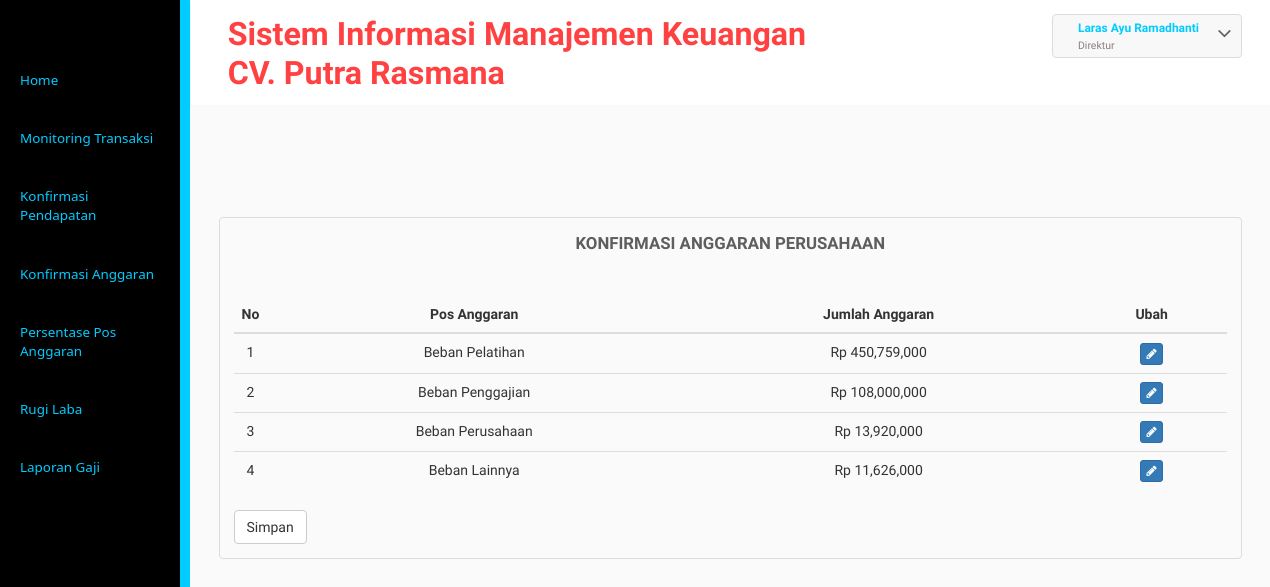
The page /direktur/kanggaranbiaya.php (signed in) on the database its author committed.
### tables this page shows
CREATE TABLE `pengguna` (
  `id_pengguna` varchar(25) NOT NULL,
  `username` varchar(55) NOT NULL,
  `password` text NOT NULL,
  `email` varchar(55) NOT NULL,
  `level` varchar(25) NOT NULL,
  `id_pegawai` varchar(25) NOT NULL
);

CREATE TABLE `pegawai` (
  `id_pegawai` varchar(25) NOT NULL,
  `nama` varchar(56) NOT NULL,
  `jabatan` varchar(30) NOT NULL
);

CREATE TABLE `detailanggaran` (
  `kd_anggaranperusahaan` varchar(25) NOT NULL,
  `kd_jenisanggaran` varchar(25) NOT NULL,
  `jumlahanggaranperusahaan` int(11) NOT NULL
);

CREATE TABLE `jenisanggaran` (
  `kd_jenisanggaran` varchar(25) NOT NULL,
  `jenisanggaran` varchar(50) NOT NULL,
  `jumlahanggaran` int(11) NOT NULL
);

### direktur/kanggaranbiaya.php (the view, shortened to what this page needs)
<?php
include("libfunc.php");
include("../libfunc.php");
$link=koneksidb();
if(($_SESSION['logadm']==true) && ($_SESSION['useradm']!="")){
  headmin();
?>
    <div class="inner-block">
      <div class="table-agile-info">
  <div class="panel panel-default">
  <?php
    $sql4="SELECT * FROM anggaranperusahaan WHERE kd_anggaranperusahaan LIKE '%2018%'";
    $res4=mysqli_query($link,$sql4);
    $hass=mysqli_num_rows($res4);
    if($hass>0){
   ?>
    <div class="chit-chat-heading">
      Konfirmasi Anggaran Perusahaan
    </div>
    <div class="table-responsive">
      <table class="table table-hover">
        <thead>
          <tr>
            <th style="width:20px;"><center>No</center></th>
            <th><center>Pos Anggaran</center></th>
            <th><center>Jumlah Anggaran</center></th>
            <th><center>Ubah</center></th>
          </tr>
        </thead>
        <tbody>
          <?php
          $sql1="SELECT *, dp.kd_anggaranperusahaan AS kd_anggaranperusahaan FROM detailanggaran dp INNER JOIN jenisanggaran jr ON dp.kd_jenisanggaran=jr.kd_jenisanggaran INNER JOIN anggaranperusahaan pa ON dp.kd_anggaranperusahaan=pa.kd_anggaranperusahaan WHERE dp.kd_anggaranperusahaan LIKE '%2018%'";
          $res1=mysqli_query($link,$sql1);
          $i=1;
          while($data1=mysqli_fetch_array($res1)){
          ?>
          <tr>
            <td><center><?php echo $i;?></center></td>
            <td><center><?php echo $data1['jenisanggaran'];?></center></td>
            <td><center><?php echo "Rp ".number_format($data1['jumlahanggaranperusahaan']);?></center></td>
            <td><center>
              <?php
                if($data1['status']=='Y'){
                  echo "Data Telah Disimpan";
                }else{
               ?>
              <a class="logout" data-toggle="modal" href="#myModala<?php echo $i;?>"><button class="btn btn-primary btn-xs"><i class="fa fa-pencil"></i></button></a>
              <?php } ?>
            </center></td>
          </tr>
          <?php
          $i++;
          }
          ?>
        </tbody>
      </table>
      <br>
      <?php
        $sql2="SELECT *, dp.kd_anggaranperusahaan AS kd_anggaranperusahaan FROM detailanggaran dp INNER JOIN jenisanggaran jr ON dp.kd_jenisanggaran=jr.kd_jenisanggaran INNER JOIN anggaranperusahaan pa ON dp.kd_anggaranperusahaan=pa.kd_anggaranperusahaan WHERE dp.kd_anggaranperusahaan LIKE '%2018%'";
        $res2=mysqli_query($link,$sql2);
        $data2=mysqli_fetch_array($res2);
        if($data2['status']=='T'){
          ?>
          <form method="post" action="pkanggaran.php">
            <input type="submit" value="Simpan" name="submit" class="btn btn-default">
          </form>
          <?php
        }else{
          echo " ";
        }
       ?>
    </div>
    <?php
      }else{
        ?>
            <div class="chit-chat-heading">
              <center>Data Anggaran Belum Disimpan
            </div>
        <?php
      }
     ?>
  </div>
</div>
</div>
</div>
</div>
<?php
sidemin();
}else{
  header("Location: ../masuk.php");
}
?>

### direktur/libfunc.php (shortened to what this page needs)
<?php
function headmin(){
	$iduser=$_SESSION['idadm'];
	$link=koneksidb();
	$sql="SELECT * FROM pengguna pg INNER JOIN pegawai p ON pg.id_pegawai=p.id_pegawai WHERE id_pengguna='$iduser'";
	$res=mysqli_query($link,$sql);
	$data=mysqli_fetch_array($res);
	?>
	<!DOCTYPE HTML>
<html>
<head>
	<link href="../css/bootstrap.css" rel="stylesheet" type="text/css" media="all">
	<link href="../css/style.css" rel="stylesheet" type="text/css" media="all"/>
	<link href="../css/font-awesome.css" rel="stylesheet">
</head>
<body>
	<div class="page-container">
		<div class="left-content">
			<div class="mother-grid-inner">
				<div class="header-main">
					<div class="header-left">
						<div class="logo-name">
							<a href="index">
								<h1>Sistem Informasi Manajemen Keuangan</h1>
									<h1><marquee> CV. Putra Rasmana</marquee></h1>
									</a>
							</div>
							<div class="clearfix"> </div>
						</div>
						<div class="header-right">
							<div class="profile_details">
								<ul>
									<li class="dropdown profile_details_drop">
										<a href="#" class="dropdown-toggle" data-toggle="dropdown" aria-expanded="false">
											<div class="profile_img">
												<div class="user-name">
													<p><?php echo $data['nama'];?></p>
													<span><?php echo $data['level'];?></span>
												</div>
												<i class="fa fa-angle-down lnr"></i>
												<div class="clearfix"></div>
											</div>
										</a>
									</li>
								</ul>
							</div>
							<div class="clearfix"> </div>
						</div>
						<div class="clearfix"> </div>
					</div>
			<?php
		}
		function sidemin(){
			?>
			<div class="sidebar-menu">
				<div class="logo"> <a href="#" class="sidebar-icon"> <span class="fa fa-bars"></span> </a>  </div>
				<div class="menu">
					<ul id="menu" >
						<li id="menu-home" ><a href="../direktur"><span>Home</span></a></li>
						<li><a href="monitoringtransaksi.php"><span>Monitoring Transaksi</span></a></li>
						<li><a href="kpendapatan.php"><span>Konfirmasi Pendapatan</span></a></li>
						<li><a href="kanggaranbiaya.php"><span>Konfirmasi Anggaran </span></a></li>
						<li><a href="persentase.php"><span>Persentase Pos Anggaran </span></a></li>
						<li><a href="trugilaba.php"><span>Rugi Laba</span></a></li>
						<li><a href="lapgaji.php"><span>Laporan Gaji</span></a></li>
					</ul>
				</div>
			</div>
		</div>
	</body>
	</html>
			<?php
		}
	?>

### rows shown on the page
pengguna: id_pegawai.nama "Laras Ayu Ramadhanti", level "Direktur"
detailanggaran: kd_jenisanggaran.jenisanggaran "Beban Pelatihan", jumlahanggaranperusahaan "450,759,000"
detailanggaran: kd_jenisanggaran.jenisanggaran "Beban Penggajian", jumlahanggaranperusahaan "108,000,000"
detailanggaran: kd_jenisanggaran.jenisanggaran "Beban Perusahaan", jumlahanggaranperusahaan "13,920,000"
detailanggaran: kd_jenisanggaran.jenisanggaran "Beban Lainnya", jumlahanggaranperusahaan "11,626,000"
